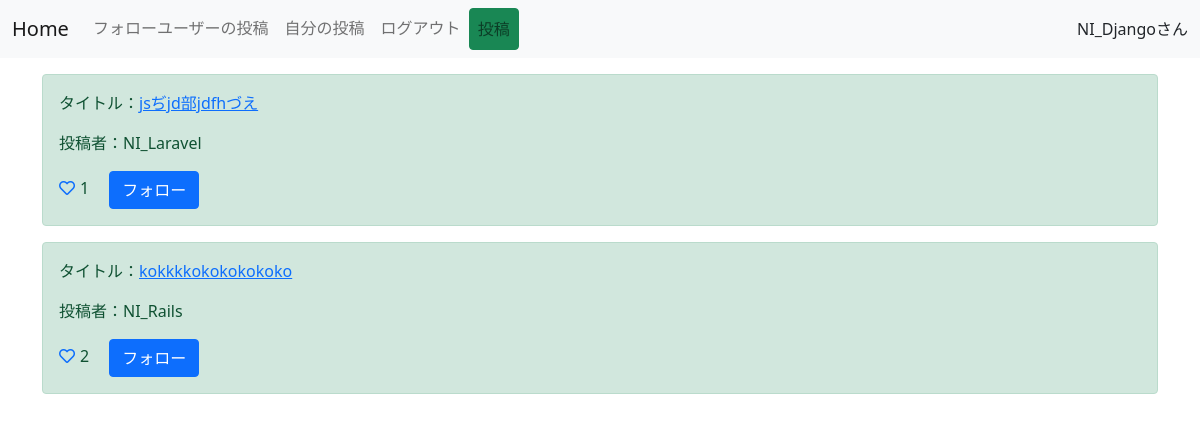
The app's page / (signed in), older data.
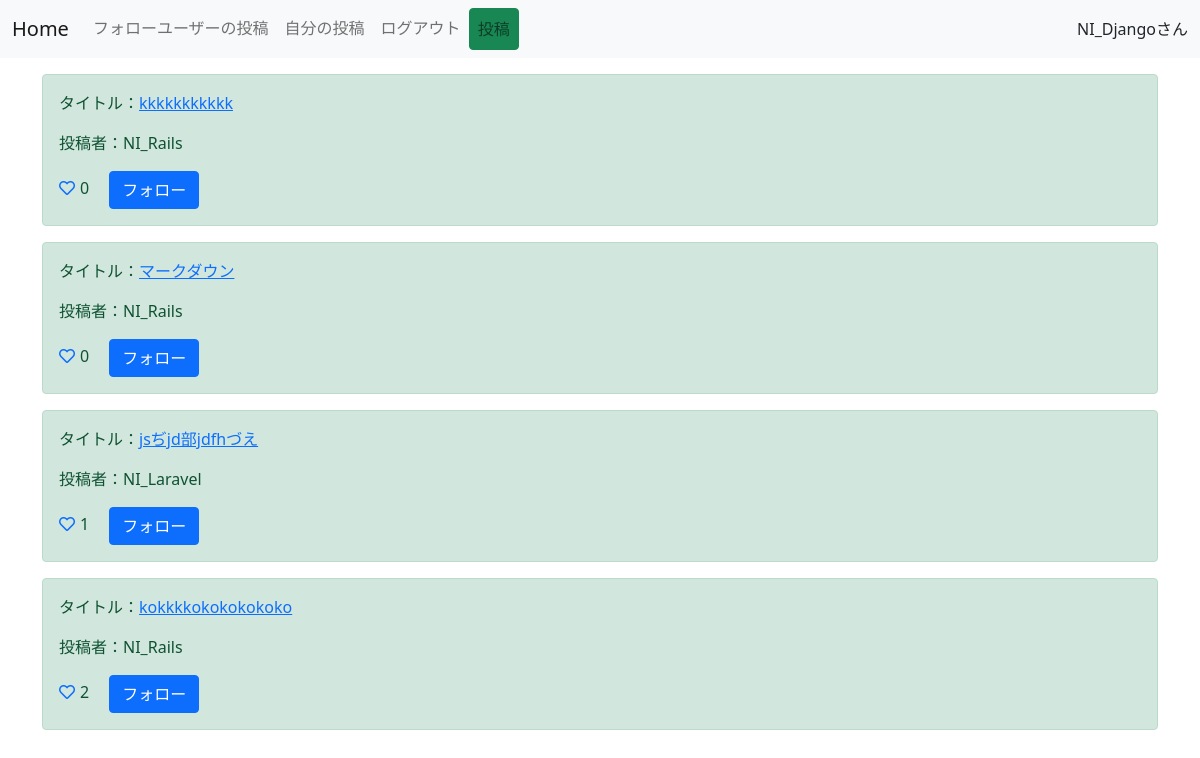
The same page, newer data.
### snsapp/models.py (models this page shows, shortened)
class Post(models.Model):
   title = models.CharField(max_length=100)
   content = models.TextField()
   user = models.ForeignKey(User, on_delete=models.CASCADE)
   like = models.ManyToManyField(User, related_name='related_post', blank=True)
   created_at = models.DateTimeField(auto_now_add=True)
   class Meta:
       ordering = ["-created_at"]

### snsapp/views.py (the view)
# urls.py: path('', Home.as_view(), name='home'),             #追加
class Home(LoginRequiredMixin, ListView):
   model = Post
   template_name = 'list.html'
   def get_queryset(self):
       return Post.objects.exclude(user=self.request.user)

### templates/list.html
{% extends 'base.html' %}
{% load static %}
{% block customcss %}
    <link rel="stylesheet" href="{% static 'style.css' %}">
{% endblock customcss %}
{% block content %}
<div class="container mt-3">
   {% for item in object_list %}
   <div class="alert alert-success" role="alert">
      <p>タイトル：<a href="{% url 'detail' item.pk %}">{{item.title}}</a></p>
      <p>投稿者：{{item.user.username}}</p>
      {% if request.user in item.like.all %}
      <a href="{% url 'like-home' item.pk %}" class="like-btn add-color" tabindex="-1" role="button" aria-disabled="true"><i class="far fa-heart"></i></a>{{item.like.count}}
      {% else %}
      <a href="{% url 'like-home' item.pk %}" class="like-btn" tabindex="-1" role="button" aria-disabled="true"><i class="far fa-heart"></i></a>{{item.like.count}}
      {% endif %}
      {% if item.user in connection.0.following.all %}
      <a href="{% url 'follow-home' item.pk %}" class="btn btn-danger ms-3" tabindex="-1" role="button" aria-disabled="true">フォロー解除</a>
      {% else %}
      <a href="{% url 'follow-home' item.pk %}" class="btn btn-primary ms-3" tabindex="-1" role="button" aria-disabled="true">フォロー</a>
      {% endif %}
   </div>
   {% endfor %}
</div>
{% endblock content %}

Row changes from the older to the newer data that the page shows:
added Post: title "kkkkkkkkkkk", user.username "NI_Rails", like.count "0", shows "フォロー"
added Post: title "マークダウン", user.username "NI_Rails", like.count "0", shows "フォロー"
